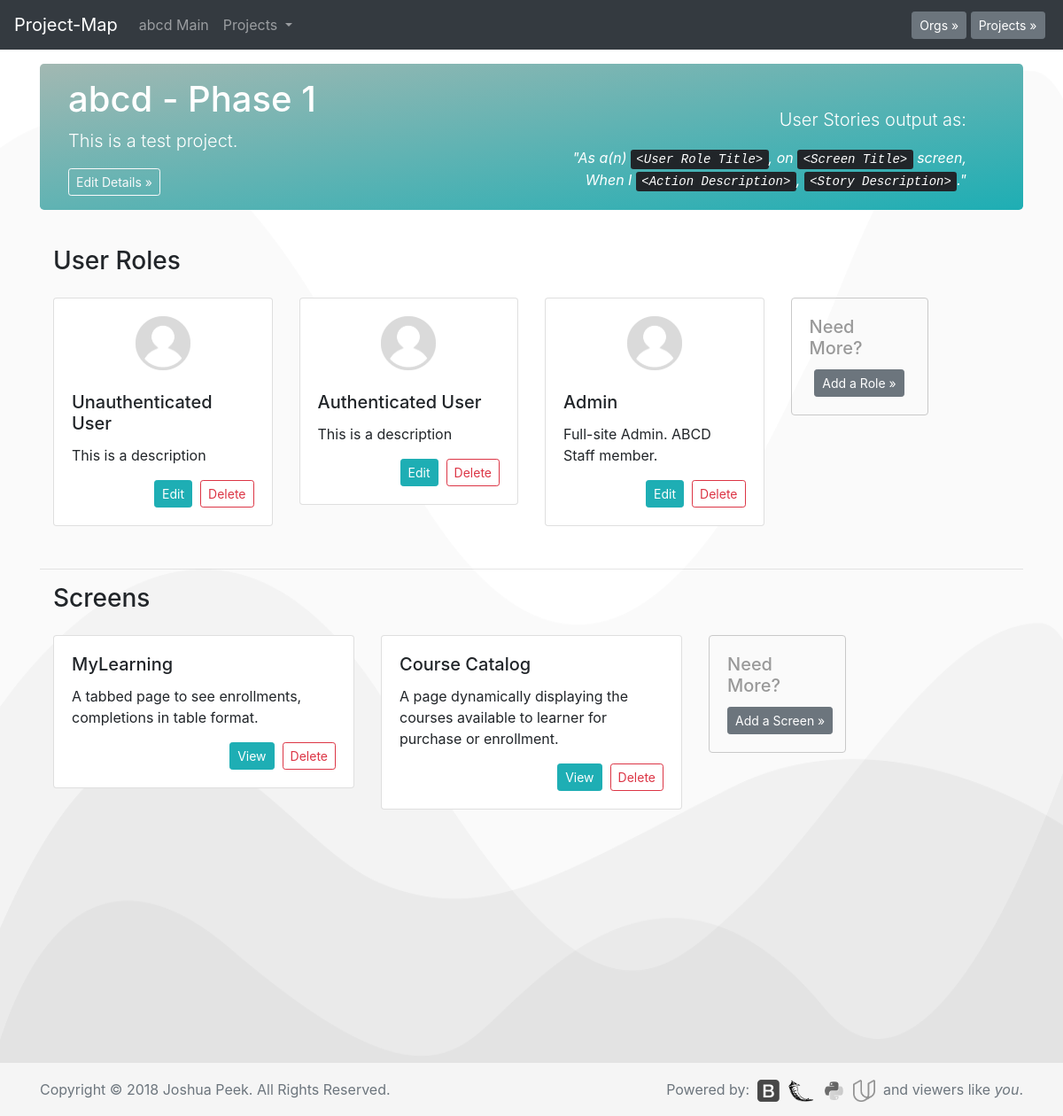
/o?1&p?1, run on an earlier commit of the app's database.
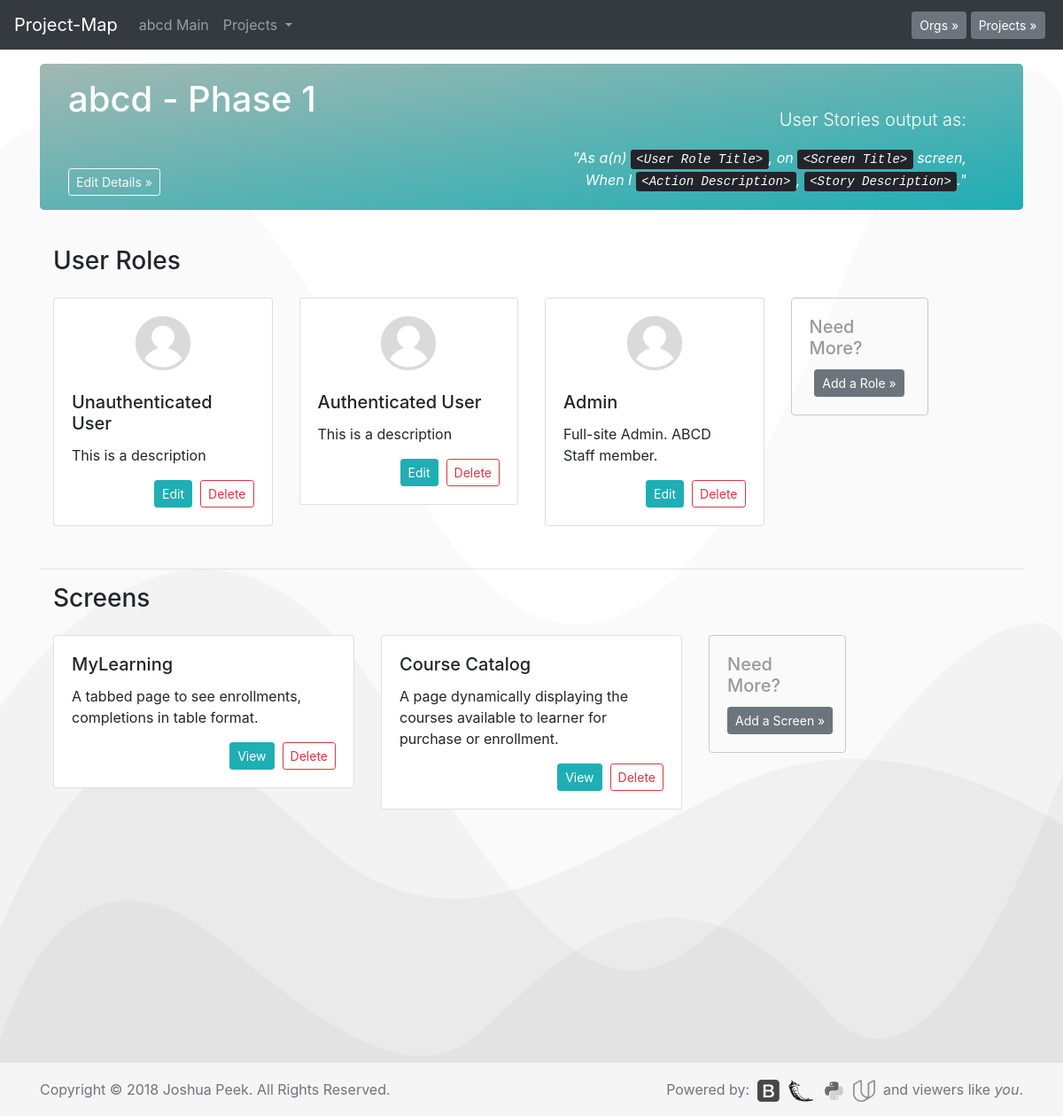
And on a later commit of the database.
### database_setup.py (models this page shows, shortened)
class Org(Base):
    __tablename__ = 'org'
    id = Column(Integer, primary_key=True)
    title = Column(String(250), nullable=False)
    description = Column(String(500))

class Project(Base):
    __tablename__ = 'project'
    id = Column(Integer, primary_key=True)
    title = Column(String(250), nullable=False)
    description = Column(String(500))
    org_id = Column(Integer, ForeignKey('org.id'))
    org = relationship(Org)

class Role(Base):
    __tablename__ = 'role'
    id = Column(Integer, primary_key=True)
    title = Column(String(250), nullable=False)
    description = Column(String(500))
    authRequired = Column(String(5))
    project_id = Column(Integer, ForeignKey('project.id'))
    project = relationship(Project)

class Screen(Base):
    __tablename__ = 'screen'
    id = Column(Integer, primary_key=True)
    title = Column(String(250), nullable=False)
    description = Column(String(500))
    project_id = Column(Integer, ForeignKey('project.id'))
    project = relationship(Project)

### app.py (the view)
@app.route('/o?<int:org_id>&p?<int:project_id>')
def projectPage(org_id, project_id):
    allorgs = session.query(Org).all()
    allprojects = session.query(Project).all()
    org = session.query(Org).filter_by(id=org_id).one()
    project = session.query(Project).filter_by(id=project_id).one()
    projects = session.query(Project).filter_by(org_id=org.id).all()
    roles = session.query(Role).filter_by(project_id=project.id).all()
    screens = session.query(Screen).filter_by(project_id=project.id).all()
    fgs = session.query(Functgroup).filter_by(project_id=project.id).all()
    functions = session.query(Function).filter_by(project_id=project.id).all()
    return render_template('project.html', org=org,
                           project=project, roles=roles,
                           screens=screens, fgs=fgs,
                           functions=functions, projects=projects,
                           allorgs=allorgs, allprojects=allprojects)

### templates/project.html (shortened to what this page needs)
<!doctype html>
<html lang="en">
  {% include "header.html" %}
  <body>
    {% include "menu.html" %}
    <main role="main" class="container">
      <div class="jumbotron" style="padding:1rem 2rem;">
        <div style="float:right;text-align:right;padding:2rem;">
          <p class=lead>User Stories output as:</p>
          <i>"As a(n) <kbd>&lt;User Role Title&gt;</kbd>, on <kbd>&lt;Screen Title&gt;</kbd> screen,<br>
          When I <kbd>&lt;Action Description&gt;</kbd>, <kbd>&lt;Story Description&gt;</kbd>."</i>
        </div>
        <h1>{{org.title}} - {{project.title}}</h1>
        <p class="lead">{{project.description}}
          {% if project.description == "" %}<br>{% endif %}</p>
        <button type="button" class="btn btn-sm btn btn-outline-light" data-toggle="modal" data-target="#edit-project-details">Edit Details &raquo;</button>
      </div>
<div class="container">
  <div class="row">
    <div class="col-md-8 mb-2 mx-auto">
    </div>
  </div>
</div>
            <div class="container">
              <div class="row">
                <div class="col-md-12 mb-3">
                  <h3>User Roles</h3>
                </div>
              </div>
              <div class="row">
                {% for i in roles %}
                <div class="col-md-3" style="margin-bottom:2rem;">
                  <div class="card mx-auto">
                    <div class="card-body mx-auto" style="padding:">
                      <center><img src="../../../static/images/profile.png" width="30%"></center><br>
                      <h5 class="card-title">{{i.title}}</h5>
                      <p class="card-text">{{i.description}}
                        {% if authRequired is defined %}(Authenticated: {{i.authRequired}}){% endif %}</p>
                      <span style="float:right;"><a href="{{url_for('editRole', role_id = i.id)}}" class="btn btn-sm btn-primary">Edit</a>&nbsp;
                      <a href="{{url_for('delRole', role_id = i.id)}}" class="btn btn-sm btn-outline-danger">Delete</a></span>
                    </div>
                  </div>
                </div>
                {% endfor %}
                <div class="col-md-2" style="margin-bottom:2rem;">
                  <div class="card mx-auto" style="background-clip: text;color: #999;border: 1px solid #C9C9C9;">
                    <div class="card-body">
                      <h5 class="card-title">Need More?</h5>
                      <center><button type="button" class="btn btn-secondary btn-sm" data-toggle="modal" data-target="#add-role">Add a Role &raquo;</button></center>
                    </div>
                  </div>
                </div>
              </div>
            </div>
      <hr>
      <div class="container">
        <div class="row">
          <div class="col-md-12 mb-3">
            <h3>Screens</h3>
          </div>
        </div>
        <div class="row">
          {% for i in screens %}
          <div class="col-md-4" style="margin-bottom:2rem;">
            <div class="card">
              <div class="card-body">
                <h5 class="card-title">{{i.title}}</h5>
                <p class="card-text">{{i.description}} {% if authRequired is defined %}<i>(Private: {{i.authRequired}})</i>{% endif %}</p>
                <span style="float:right;"><a href="#" class="btn btn-sm btn-primary">View</a>&nbsp;
                <a href="{{url_for('delScreen', screen_id = i.id)}}" class="btn btn-sm btn-outline-danger">Delete</a></span>
              </div>
            </div>
          </div>
          {% endfor %}
          <div class="col-md-2" style="margin-bottom:2rem;">
            <div class="card" style="background-clip: text;color: #999;border: 1px solid #C9C9C9;">
              <div class="card-body">
                <h5 class="card-title">Need More?</h5>
                <center><button type="button" class="btn btn-secondary btn-sm" data-toggle="modal" data-target="#add-screen">Add a Screen &raquo;</button></center>
              </div>
            </div>
          </div>
        </div>
      </div>
    </main>
  {% include "footer.html" %}
  </body>
</html>

### templates/header.html (shortened to what this page needs)
<head>
  <link href="../../../../static/styles.css" rel="stylesheet">
</head>

### templates/menu.html (shortened to what this page needs)
<nav class="navbar navbar-expand-md navbar-dark fixed-top bg-dark">
  <a class="navbar-brand" href="/">Project-Map</a>
  <div class="collapse navbar-collapse" id="navbarCollapse">
    <ul class="navbar-nav mr-auto">
      {% if org is defined %}
      <li class="nav-item">
        <a class="nav-link" href="{{url_for('orgPage', org_id=org.id)}}">
          {{org.title}} Main
        </a>
      </li>
      {% endif %}
      {% if projects is defined %}
      <li class="nav-item dropdown">
        <a class="nav-link dropdown-toggle" href="#" id="navbarDropdown" role="button" data-toggle="dropdown" aria-haspopup="true" aria-expanded="false">
          Projects
        </a>
      </li>
      {% endif %}
    </ul>
    {% if allorgs is defined %}
    <button type="button" class="btn btn-secondary btn-sm my-2 my-sm-0" data-toggle="modal" data-target="#org-select">Orgs &raquo;</button>&nbsp;
    {% endif %}
    {% if allprojects is defined %}
    <button type="button" class="btn btn-secondary btn-sm my-2 my-sm-0" data-toggle="modal" data-target="#project-select">Projects &raquo;</button>&nbsp;
    {% endif %}
  </div>
</nav>

### templates/footer.html (shortened to what this page needs)
<footer class="footer">
  <div class="container">
    <span class="text-muted">Copyright © 2018 Joshua Peek. All Rights Reserved.</span>
    <span style="float:right;">
      <span class="text-muted">Powered by:&nbsp;</span>
      <a href="https://getbootstrap.com/"><img class="grayscale" src="../../../../static/images/bootstrap.png" height="25px"></a>&nbsp;
      <a href="http://flask.pocoo.org/"><img class="grayscale" src="../../../../static/images/flask.png" height="25px"></a>&nbsp;
      <a href="https://www.python.org/"><img class="grayscale" src="../../../../static/images/python.png" height="25px"></a>&nbsp;
      <a href="https://www.udacity.com/"><img class="grayscale" src="../../../../static/images/udacity.png" height="25px"></a>&nbsp;
      <span class="text-muted"> and viewers like <i>you</i>.</span>
    </span>
  </div>
</footer>

What changed in the data, as far as the page shows it:
changed Project "Phase 1": description "This is a test project." → (not shown)
